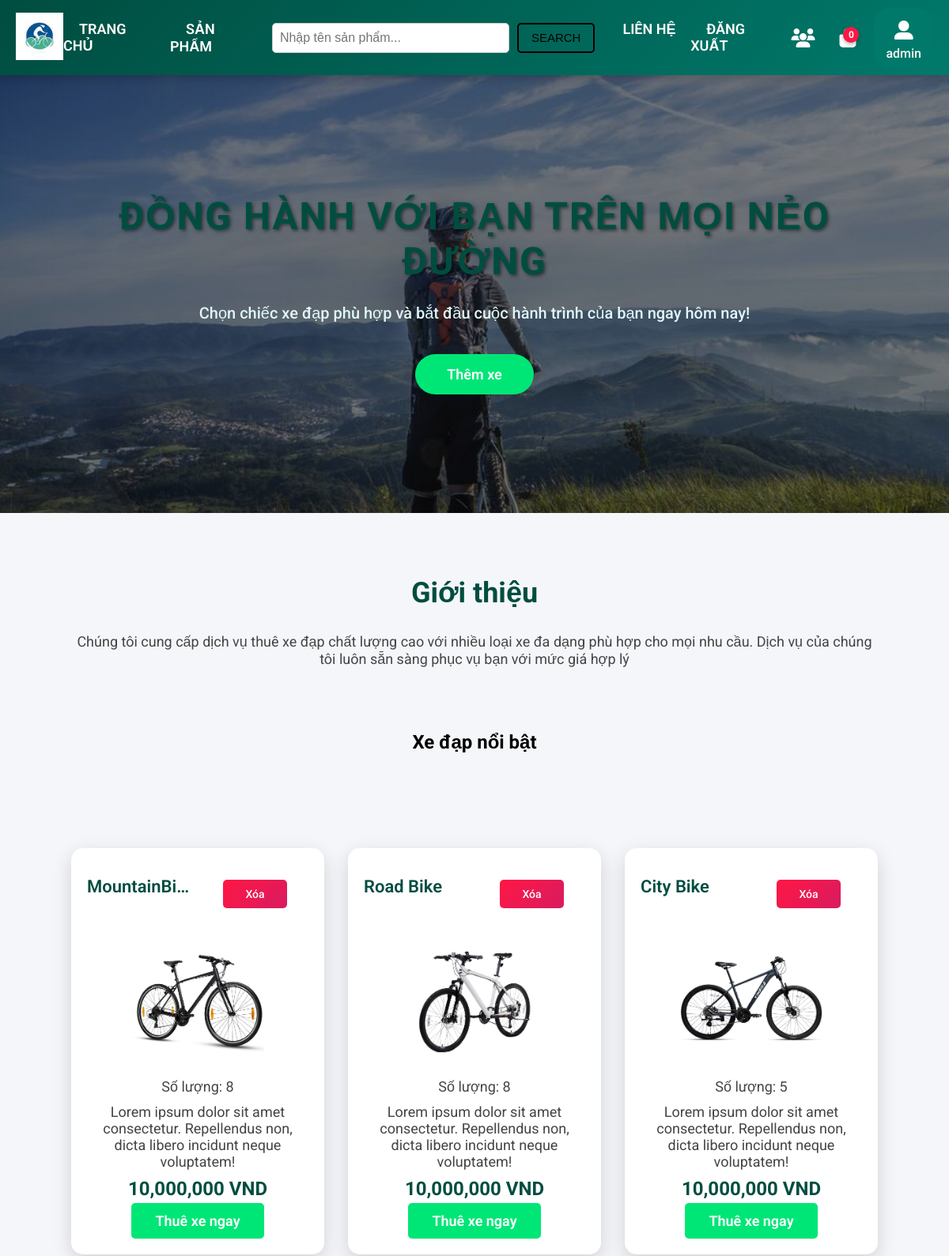
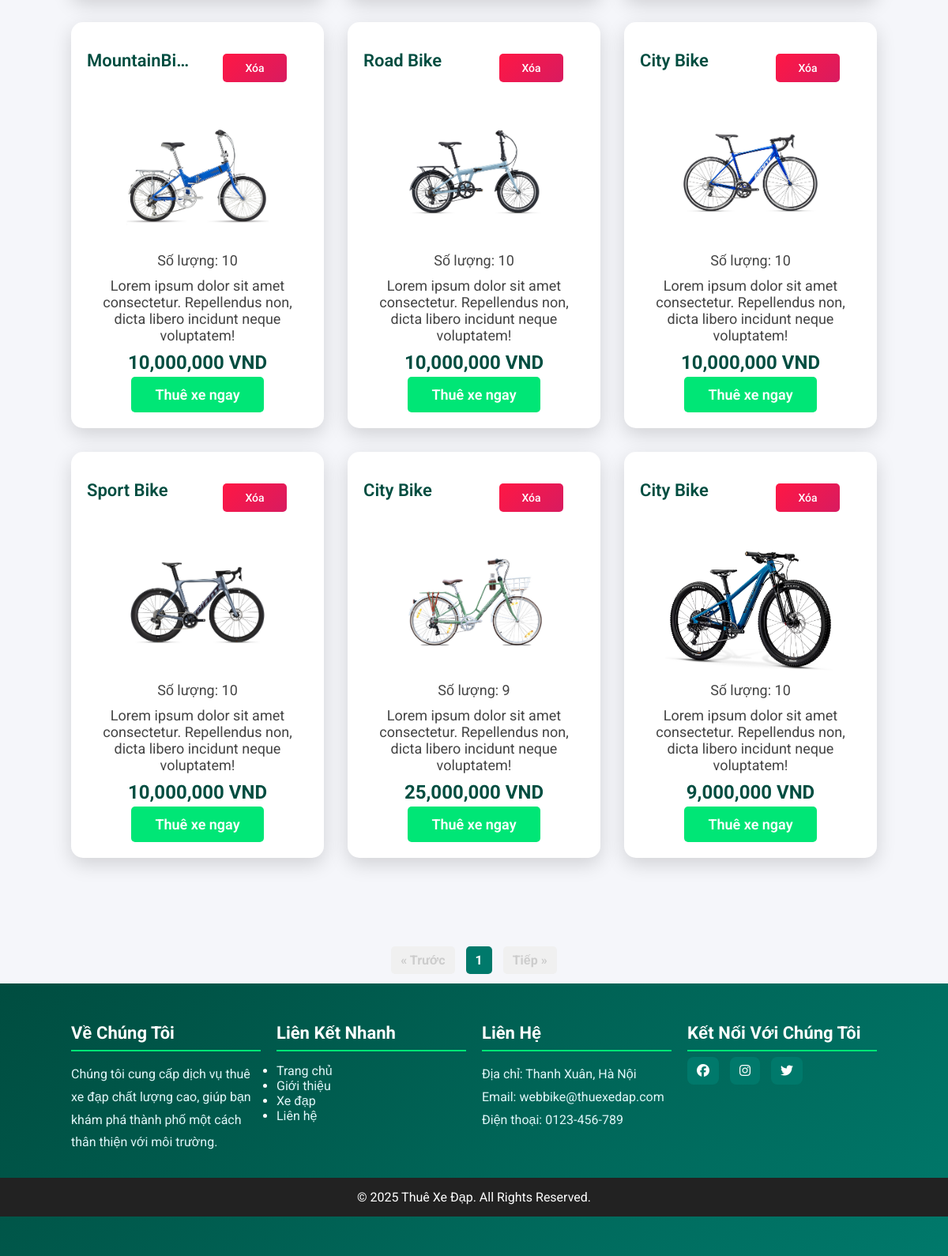
/index.php (signed in), run on the app's committed database (2 pictures, top to bottom).
### tables this page shows
CREATE TABLE bicycles (
    id INT PRIMARY KEY AUTO_INCREMENT,
    title VARCHAR(255),
    description TEXT,
    price DECIMAL(10, 2),
    img VARCHAR(255),
    quantity INT
);

### index.php (the view, shortened to what this page needs)
<?php
    include "connect.php";
?>
<!DOCTYPE html>
<html lang="vi">
<head>
    <link rel="stylesheet" href="https://cdnjs.cloudflare.com/ajax/libs/font-awesome/6.6.0/css/all.min.css" />
    <link rel="stylesheet" href="style.css">
</head>
<body>
    <header>
        <div class="logo">
            <a href="index.php"><img src="assets/images/main-logo.jpg" alt="Logo Thuê Xe Đạp"></a>
        </div>
        <nav class="header_navbar">
            <ul>
                <li><a href="index.php">TRANG CHỦ</a></li>
                <li><a href="product.php">SẢN PHẨM</a></li>
                <li class="middle-section">
                    <form method="GET" action="search.php">
                        <input type="text" placeholder="Nhập tên sản phẩm..." class="search-input" name="noidung">
                        <button type="submit" class="search-btn">SEARCH</button>
                    </form>
                </li>
                 <li><a href="contact.php">LIÊN HỆ</a></li>
                <li><a href="logout.php">ĐĂNG XUẤT</a></li>
            </ul>
        </nav>
        <div class="header_info">
            <a href="user.php" aria-label="Quản lý người dùng">
               <i class="fa-solid fa-users"></i>
            </a>
            <a class="cart" href="cart.php" aria-label="Giỏ hàng">
                <p>0</p>
            </a>
            <?php if (isset($_SESSION['mySession'])): ?>
                <a class="header_account" href="index.php">
                    <?php if (isset($_SESSION['img']) && !empty($_SESSION['img'])): ?>
                        <img src="assets/images/<?php echo htmlspecialchars($_SESSION['img']); ?>" alt="Avatar" class="user-avatar">
                    <?php else: ?>
                        <i class="fa fa-user-alt"></i>
                    <?php endif; ?>
                    <p class="accountname"><?php echo htmlspecialchars($_SESSION['username']); ?></p>
                </a>
            <?php endif; ?>
        </div>
    </header>
    <section id="hero">
        <div class="container">
            <h2>Đồng hành với bạn trên mọi nẻo đường</h2>
            <p>Chọn chiếc xe đạp phù hợp và bắt đầu cuộc hành trình của bạn ngay hôm nay!</p>
            <a href="add_bike.php" class="btn">Thêm xe</a>
        </div>
    </section>
    <section id="about" class="container">
        <h2>Giới thiệu</h2>
        <p>Chúng tôi cung cấp dịch vụ thuê xe đạp chất lượng cao với nhiều loại xe đa dạng phù hợp cho mọi nhu cầu. Dịch vụ của chúng tôi luôn sẵn sàng phục vụ bạn với mức giá hợp lý</p>
    </section>
    <h2 style="text-align: center;">Xe đạp nổi bật</h2>
    <section class="products">
        <?php
        $sql = "SELECT * FROM bicycles";
        $result = mysqli_query($conn, $sql);
        $per_page = 9;
        $total_records = mysqli_num_rows($result);
        $total_pages = ceil($total_records / $per_page);
        $current_page = isset($_GET['page']) ? $_GET['page'] : 1;
        $start = ($current_page - 1) * $per_page;
        $sql = "SELECT * FROM bicycles LIMIT $start, $per_page";
        $result = mysqli_query($conn, $sql);
        while($row = mysqli_fetch_array($result)){
        ?>
        <div class="product-item">
            <div class="product-info">
                <div class="title-delete" style="display: grid; grid-template-columns: 1fr 1fr; align-items: center;">
                    <h3><?php echo htmlspecialchars($row['title']); ?></h3>
                    <a href="delete.php?this_id=<?php echo $row['id']; ?>" style="cursor: pointer; border: none; background-color: #006064; color: white; padding: 10px 10px; margin-top: 20px; border-radius: 5px; text-decoration: none; transition: background-color 0.3s">Xóa</a>
                </div>
                <img src="assets/images/<?php echo htmlspecialchars($row['img']); ?>" alt="<?php echo htmlspecialchars($row['title']); ?>">
                <p>Số lượng: <?php echo htmlspecialchars($row['quantity']); ?></p>
                <p><?php echo htmlspecialchars($row['description']); ?></p>
                <h3 style="text-align: center"><?php echo number_format($row['price']); ?> VND</h3>
                <a href="detail.php?this_id=<?php echo $row['id']; ?>" class="btn" style="border-radius: 5px; margin-top: -6px">Thuê xe ngay</a>
            </div>
        </div>
        <?php } ?>
    </section>
    <div class="pagination">
        <?php if ($current_page > 1): ?>
            <a href="?page=<?php echo $current_page - 1; ?>">&laquo; Trước</a>
        <?php else: ?>
            <a class="disabled">&laquo; Trước</a>
        <?php endif; ?>
        <?php for ($i = 1; $i <= $total_pages; $i++) {
            $active_class = ($i == $current_page) ? 'active' : '';
            echo "<a href='?page=$i' class='$active_class'>$i</a>";
        } ?>
        <?php if ($current_page < $total_pages): ?>
            <a href="?page=<?php echo $current_page + 1; ?>">Tiếp &raquo;</a>
        <?php else: ?>
            <a class="disabled">Tiếp &raquo;</a>
        <?php endif; ?>
    </div>
    <footer>
        <div class="footer-container">
            <div class="footer-about">
                <h3>Về Chúng Tôi</h3>
                <p>Chúng tôi cung cấp dịch vụ thuê xe đạp chất lượng cao, giúp bạn khám phá thành phố một cách thân thiện với môi trường.</p>
            </div>
            <div class="footer-links">
                <h3>Liên Kết Nhanh</h3>
                <ul>
                    <li><a href="index.php">Trang chủ</a></li>
                    <li><a href="#about">Giới thiệu</a></li>
                    <li><a href="#bikes">Xe đạp</a></li>
                    <li><a href="contact.php">Liên hệ</a></li>
                </ul>
            </div>
            <div class="footer-contact">
                <h3>Liên Hệ</h3>
                <p>Địa chỉ: Thanh Xuân, Hà Nội</p>
                <p>Email: webbike@thuexedap.com</p>
                <p>Điện thoại: 0123-456-789</p>
            </div>
            <div class="footer-social">
                <h3>Kết Nối Với Chúng Tôi</h3>
                <a href="https://www.facebook.com/yourpage" class="social-icon" aria-label="Facebook"><i class="fab fa-facebook"></i></a>
                <a href="https://www.instagram.com/yourpage" class="social-icon" aria-label="Instagram"><i class="fab fa-instagram"></i></a>
                <a href="https://www.twitter.com/yourpage" class="social-icon" aria-label="Twitter"><i class="fab fa-twitter"></i></a>
            </div>
        </div>
        <div class="footer-bottom">
            <p>&copy; 2025 Thuê Xe Đạp. All Rights Reserved.</p>
        </div>
    </footer>
</body>
</html>

### index.php (style rules this page uses)
.pagination { text-align: center; margin: 20px 0; }
.pagination a { padding: 8px 12px; margin: 0 5px; text-decoration: none; color: #006064; font-weight: bold; background-color: #e0f7fa; border-radius: 5px; transition: background-color 0.3s, transform 0.3s; }
.pagination .active { background-color: #00796b; color: #fff; pointer-events: none; }
.pagination .disabled { color: #ccc; pointer-events: none; background-color: #f0f0f0; }

### data on the page
bicycles: title "MountainBike", img (picture), quantity "8", description "Lorem ipsum dolor sit amet consectetur. Repellendus non, dicta libero incidunt neque voluptatem!", price "10,000,000"
bicycles: title "Road Bike", img (picture), quantity "8", description "Lorem ipsum dolor sit amet consectetur. Repellendus non, dicta libero incidunt neque voluptatem!", price "10,000,000"
bicycles: title "City Bike", img (picture), quantity "5", description "Lorem ipsum dolor sit amet consectetur. Repellendus non, dicta libero incidunt neque voluptatem!", price "10,000,000"
bicycles: title "MountainBike", img (picture), quantity "10", description "Lorem ipsum dolor sit amet consectetur. Repellendus non, dicta libero incidunt neque voluptatem!", price "10,000,000"
bicycles: title "Road Bike", img (picture), quantity "10", description "Lorem ipsum dolor sit amet consectetur. Repellendus non, dicta libero incidunt neque voluptatem!", price "10,000,000"
bicycles: title "City Bike", img (picture), quantity "10", description "Lorem ipsum dolor sit amet consectetur. Repellendus non, dicta libero incidunt neque voluptatem!", price "10,000,000"
bicycles: title "Sport Bike", img (picture), quantity "10", description "Lorem ipsum dolor sit amet consectetur. Repellendus non, dicta libero incidunt neque voluptatem!", price "10,000,000"
bicycles: title "City Bike", img (picture), quantity "9", description "Lorem ipsum dolor sit amet consectetur. Repellendus non, dicta libero incidunt neque voluptatem!", price "25,000,000"
bicycles: title "City Bike", img (picture), quantity "10", description "Lorem ipsum dolor sit amet consectetur. Repellendus non, dicta libero incidunt neque voluptatem!", price "9,000,000"

### other printed values
$_SESSION['username'] "admin"
